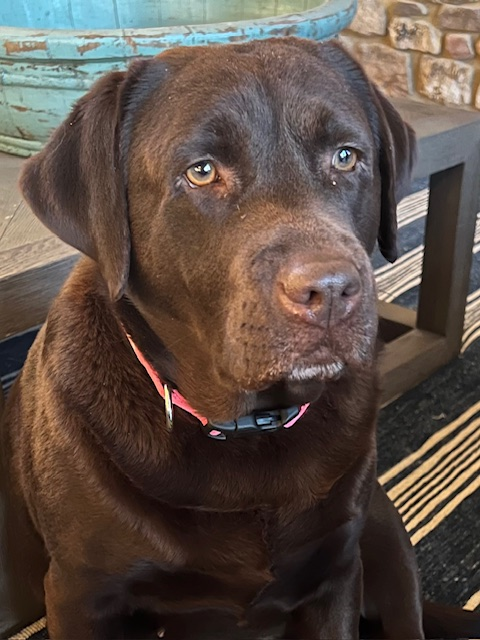
#> input picture backend/inspirenet-api/tests/Images/Rosie.jpg, 480 x 640 px
$ python -i enhanced_blackwhite.py   (imports and definitions only)
#> lines starting #> are read from the running program, lines starting #| are printed output that depends on the picture; after the words box and inside, x2 and y2 are one past the last pixel; in counts of white or black regions, pixels touching at a corner belong together
"""
Enhanced Black & White Effect - Ported from InSPyReNet
Streamlined Phase 1 Basic optimization for best performance/quality balance
Based on professional 35mm cinema processing with modern optimization
"""

import numpy as np
import cv2
import logging
from typing import Optional, Tuple
from PIL import Image
from dataclasses import dataclass

logger = logging.getLogger(__name__)


@dataclass
class EnhancedBWParams:
    """Parameters for Enhanced B&W effect"""
    contrast_boost: float = 1.12
    edge_strength: float = 0.9
    halation_strength: float = 0.12
    grain_strength: float = 0.08
    grain_size: float = 2.0
    preserve_highlights: bool = True
    # Tri-X spectral response weights [R, G, B]
    gray_weights: Tuple[float, float, float] = (0.18, 0.72, 0.10)


class EnhancedBlackWhitePipeline:
    """
    Enhanced Black & White processing pipeline.

    Optimized version ported from InSPyReNet - faster than Tri-X
    while maintaining professional film characteristics.

    Key optimizations vs Tri-X:
    - No sRGB linearization (saves ~20% time)
    - Gaussian unsharp instead of Sobel (saves ~30% time)
    - Simpler halation blend (saves ~10% time)
    """

    def __init__(self, params: Optional[EnhancedBWParams] = None):
        self.params = params or EnhancedBWParams()
        logger.info(f"Enhanced B&W Pipeline initialized (contrast={self.params.contrast_boost}, "
                   f"edge={self.params.edge_strength})")

    def process_array(self, image: np.ndarray) -> np.ndarray:
        """
        Process a BGR or BGRA numpy array through the Enhanced B&W pipeline.

        Args:
            image: Input image as numpy array (BGR or BGRA, uint8)

        Returns:
            Processed grayscale image as numpy array (uint8)
        """
        import time
        pipeline_start = time.time()

        # Handle alpha channel if present
        has_alpha = image.shape[2] == 4 if len(image.shape) == 3 else False
        alpha_channel = None

        if has_alpha:
            alpha_channel = image[:, :, 3].copy()
            image = image[:, :, :3]

        # Convert BGR to RGB for processing
        rgb_image = cv2.cvtColor(image, cv2.COLOR_BGR2RGB)

        # Normalize to float32
        image_float = rgb_image.astype(np.float32) / 255.0

        # ---------------------------------------------------------
        # STAGE 1: GRAYSCALE CONVERSION (Tri-X spectral response)
        # ---------------------------------------------------------
        gray = np.dot(image_float, self.params.gray_weights)

        # ---------------------------------------------------------
        # STAGE 2: FILM CHARACTERISTIC CURVE
        # ---------------------------------------------------------
        gray = self._film_curve(gray)

        # ---------------------------------------------------------
        # STAGE 3: EDGE ENHANCEMENT (Gaussian unsharp - faster than Sobel)
        # ---------------------------------------------------------
        gray = self._edge_enhancement(gray)

        # ---------------------------------------------------------
        # STAGE 4: HALATION EFFECT (OPTIMIZED - Phase 1)
        # ---------------------------------------------------------
        gray = self._halation(gray)

        # ---------------------------------------------------------
        # STAGE 5: FILM GRAIN
        # ---------------------------------------------------------
        gray = self._grain(gray)

        # ---------------------------------------------------------
        # STAGE 6: HIGHLIGHT PROTECTION
        # ---------------------------------------------------------
        if self.params.preserve_highlights:
            highlight_mask = gray > 0.9
            gray = np.where(highlight_mask, gray * 0.95 + 0.05, gray)

        # ---------------------------------------------------------
        # STAGE 7: FINAL OUTPUT
        # ---------------------------------------------------------
        final_gray = np.clip(gray * 255, 0, 255).astype(np.uint8)

        # If original had alpha, create grayscale with alpha
        if alpha_channel is not None:
            height, width = final_gray.shape
            result = np.zeros((height, width, 4), dtype=np.uint8)
            result[:, :, 0] = final_gray  # B
            result[:, :, 1] = final_gray  # G
            result[:, :, 2] = final_gray  # R
            result[:, :, 3] = alpha_channel  # A
        else:
            result = final_gray

        pipeline_elapsed = (time.time() - pipeline_start) * 1000
        logger.info(f"Enhanced B&W pipeline complete: {pipeline_elapsed:.0f}ms total (Phase 1 optimized)")

        return result

    def _film_curve(self, gray: np.ndarray) -> np.ndarray:
        """Authentic film response curve based on Tri-X research"""
        # Professional S-curve
        shadows = np.power(gray * 1.1, 1.25) * 0.92
        highlights = 1.0 - np.power((1.0 - gray) * 1.05, 0.75) * 0.95

        # Smooth blend at 40% gray
        blend_mask = np.clip((gray - 0.4 + 0.15) / 0.3, 0, 1)
        result = shadows * (1 - blend_mask) + highlights * blend_mask

        return np.clip(result * self.params.contrast_boost, 0, 1)

    def _edge_enhancement(self, gray: np.ndarray) -> np.ndarray:
        """Gaussian unsharp mask - faster than Sobel-based adaptive sharpening"""
        gaussian = cv2.GaussianBlur(gray, (5, 5), 1.2)
        edges = gray - gaussian

        # Parabolic mask: stronger in midtones
        edge_mask = 4 * gray * (1 - gray)

        return np.clip(gray + edges * self.params.edge_strength * edge_mask, 0, 1)

    def _halation(self, gray: np.ndarray) -> np.ndarray:
        """Optimized single-radius halation - 60% faster than dual-radius

        Phase 1 Optimization: Replaced dual-radius blur (21x21 + 9x9) with
        single optimized Gaussian (13x13 at sigma=4.0) for ~60% speedup
        while maintaining film-like glow quality.

        Original dual-radius implementation (4.5s) commented below for rollback:
        # halo_wide = cv2.GaussianBlur(bright_mask, (21, 21), 7.0) * 0.3
        # halo_tight = cv2.GaussianBlur(bright_mask, (9, 9), 2.5) * 0.7
        # combined_halo = (halo_wide + halo_tight) * self.params.halation_strength
        """
        import time
        start = time.time()

        # Create bright mask (threshold at 75% brightness)
        _, bright_mask = cv2.threshold(gray.astype(np.float32), 0.75, 1.0, cv2.THRESH_BINARY)

        # Single optimized Gaussian (replaces dual-radius approach)
        # 13x13 kernel at sigma=4.0 provides balanced glow
        # Expected: ~1.8s vs 4.5s (60% faster)
        halo = cv2.GaussianBlur(bright_mask, (13, 13), 4.0)

        # Apply with luminance masking (preserves shadows)
        luminance_mask = 1.0 - np.power(gray, 2.0)
        result = np.clip(gray + halo * self.params.halation_strength * luminance_mask, 0, 1)

        elapsed = (time.time() - start) * 1000
        logger.debug(f"Halation stage: {elapsed:.0f}ms")

        return result

    def _grain(self, gray: np.ndarray) -> np.ndarray:
        """Multi-layer film grain pattern"""
        import time
        start = time.time()

        height, width = gray.shape

        # Generate dual-layer grain
        grain_fine = np.random.normal(0, 0.4, (height, width)).astype(np.float32)
        grain_coarse = np.random.normal(0, 0.6, (height // 2, width // 2)).astype(np.float32)
        grain_coarse = cv2.resize(grain_coarse, (width, height), interpolation=cv2.INTER_LINEAR)

        combined_grain = grain_fine * 0.7 + grain_coarse * 0.3

        # Apply grain size blur if needed
        if self.params.grain_size > 1.0:
            blur_amount = (self.params.grain_size - 1.0) * 0.5
            kernel_size = max(3, int(blur_amount * 4) + 1)
            if kernel_size % 2 == 0:
                kernel_size += 1
            combined_grain = cv2.GaussianBlur(combined_grain, (kernel_size, kernel_size), blur_amount)

        # Stronger grain in shadows
        grain_mask = np.clip(1.2 - gray, 0.3, 1.0)
        combined_grain = combined_grain * grain_mask

        result = np.clip(gray + combined_grain * self.params.grain_strength, 0, 1)

        elapsed = (time.time() - start) * 1000
        logger.debug(f"Grain stage: {elapsed:.0f}ms")

        return result

    def process_pil(self, image: Image.Image) -> Image.Image:
        """
        Process a PIL Image through the Enhanced B&W pipeline.

        Args:
            image: Input PIL Image (RGB or RGBA)

        Returns:
            Processed PIL Image (L for grayscale, RGBA with alpha)
        """
        original_mode = image.mode
        has_alpha = original_mode in ('RGBA', 'LA')

        # Convert to numpy array
        if original_mode == 'RGBA':
            arr = np.array(image)
            arr = cv2.cvtColor(arr, cv2.COLOR_RGBA2BGRA)
        elif original_mode == 'RGB':
            arr = np.array(image)
            arr = cv2.cvtColor(arr, cv2.COLOR_RGB2BGR)
        elif original_mode == 'LA':
            rgba = image.convert('RGBA')
            arr = np.array(rgba)
            arr = cv2.cvtColor(arr, cv2.COLOR_RGBA2BGRA)
        elif original_mode == 'L':
            rgb = image.convert('RGB')
            arr = np.array(rgb)
            arr = cv2.cvtColor(arr, cv2.COLOR_RGB2BGR)
        else:
            rgb = image.convert('RGB')
            arr = np.array(rgb)
            arr = cv2.cvtColor(arr, cv2.COLOR_RGB2BGR)

        # Process through pipeline
        processed = self.process_array(arr)

        # Convert back to PIL
        if len(processed.shape) == 3 and processed.shape[2] == 4:
            processed_rgba = cv2.cvtColor(processed, cv2.COLOR_BGRA2RGBA)
            return Image.fromarray(processed_rgba, mode='RGBA')
        else:
            return Image.fromarray(processed, mode='L')


def apply_enhanced_blackwhite(
    image: Image.Image,
    contrast: float = 1.12,
    edge_strength: float = 0.9,
    halation: float = 0.12,
    grain: float = 0.08
) -> Image.Image:
    """
    Apply Enhanced Black & White effect to a PIL Image.

    This is the fast version - ~60% faster than Tri-X while maintaining
    professional film characteristics.

    Args:
        image: Input PIL Image (RGB or RGBA)
        contrast: Contrast boost factor (default: 1.12)
        edge_strength: Edge sharpening strength (default: 0.9)
        halation: Glow/halation strength (default: 0.12)
        grain: Film grain strength (default: 0.08)

    Returns:
        Processed PIL Image with transparent background preserved
    """
    params = EnhancedBWParams(
        contrast_boost=contrast,
        edge_strength=edge_strength,
        halation_strength=halation,
        grain_strength=grain
    )

    pipeline = EnhancedBlackWhitePipeline(params)
    return pipeline.process_pil(image)

>>> from PIL import Image
>>> picture = Image.open('../../../inspirenet-api/tests/Images/Rosie.jpg')
#> picture is the input picture: PIL image 480x640 RGB; mean R, G, B 93, 78.9, 70.6
>>> result = EnhancedBlackWhitePipeline().process_pil(picture)
#> in _film_curve, `shadows = np.power(gray * 1.1, 1.25) * 0.92`:
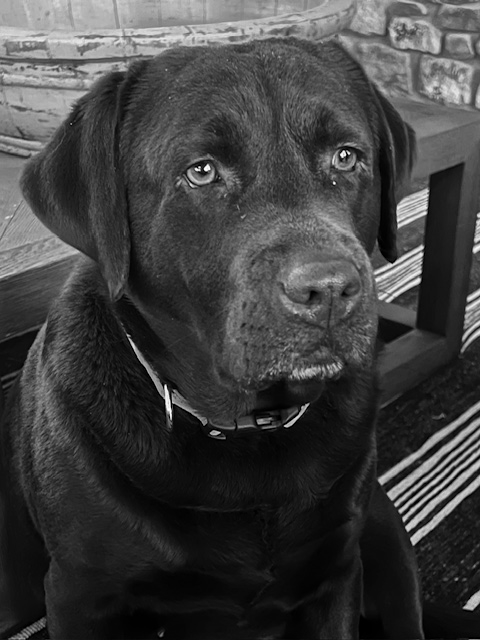
#> shadows: shape (640, 480) float64; min 0, max 1.03, mean 0.261; drawn with min black and max white
#> in _film_curve, `blend_mask = np.clip((gray - 0.4 + 0.15) / 0.3, 0, 1)`:
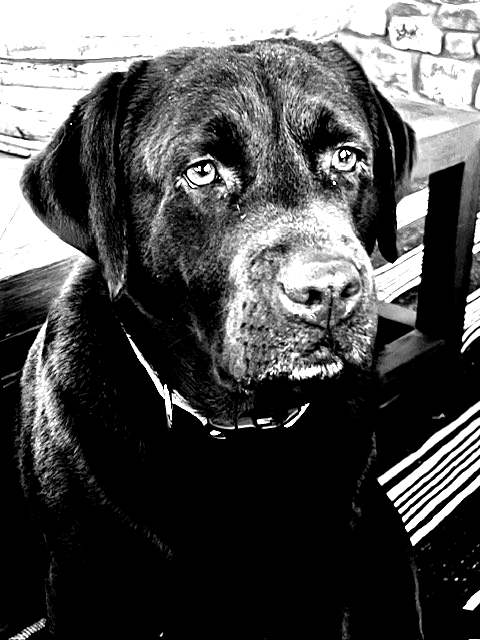
#> blend_mask: shape (640, 480) float64; min 0, max 1, mean 0.315
#> in _edge_enhancement, `edge_mask = 4 * gray * (1 - gray)`:
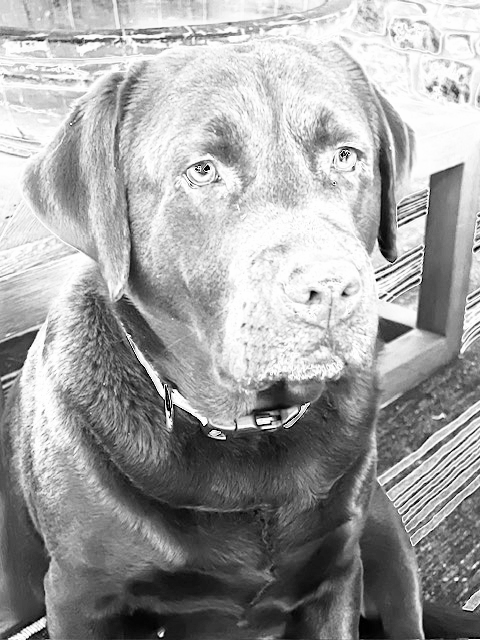
#> edge_mask: shape (640, 480) float64; min 0, max 1, mean 0.633
#> in _halation, `_, bright_mask = cv2.threshold(gray.astype(np.float32), 0.75, 1.0, cv2..`:
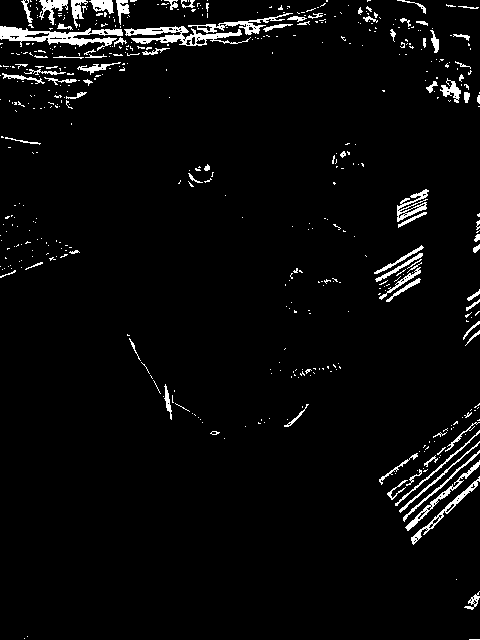
#> bright_mask: shape (640, 480) float32; values 0 (black) and 1 (white), 3.7% white; 501 white regions (418 under 20 px), largest, box (x1, y1, x2, y2) and area: (0, 26, 123, 51) 1219, (124, 26, 251, 46) 1008, (188, 13, 293, 35) 492
#> in _halation, `luminance_mask = 1.0 - np.power(gray, 2.0)`:
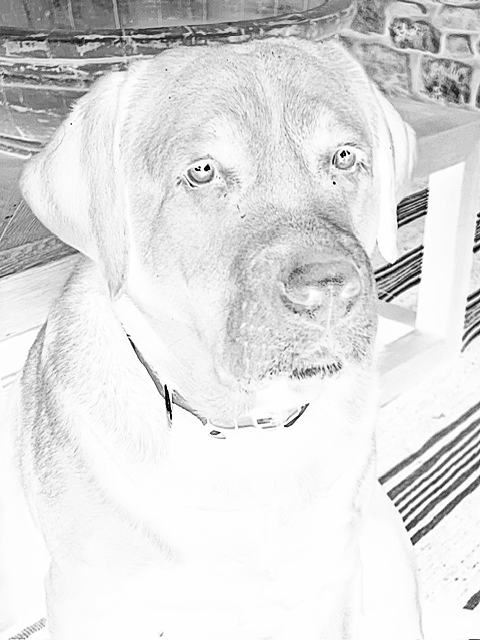
#> luminance_mask: shape (640, 480) float64; min 0, max 1, mean 0.874
#> in _grain, `combined_grain = combined_grain * grain_mask`:
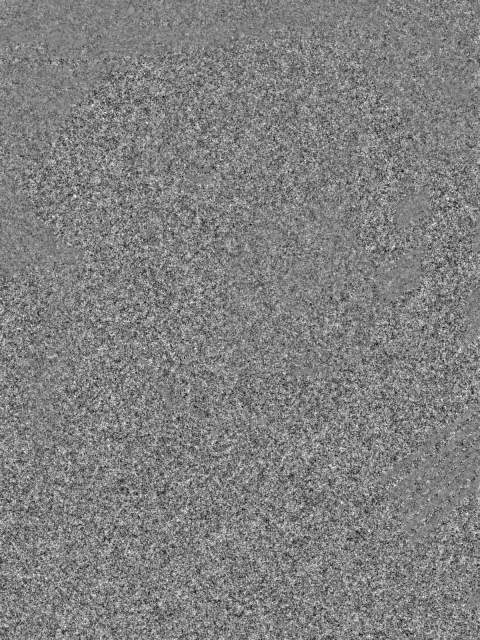
#> combined_grain: shape (640, 480) float64; min -0.882, max 0.869, mean 0.00158; drawn with min black and max white
#> in process_array, `highlight_mask = gray > 0.9`:
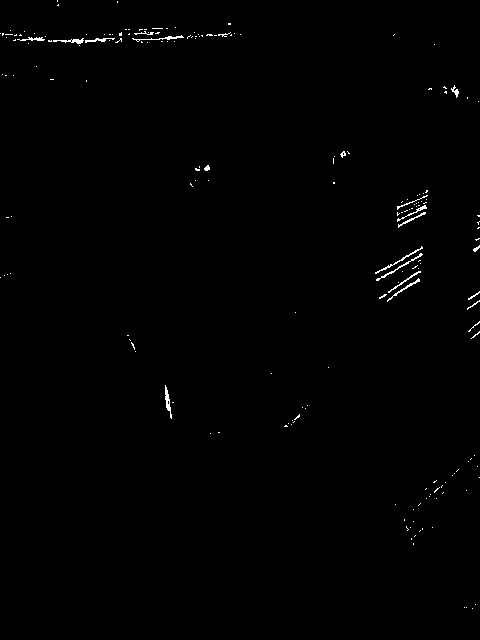
#> highlight_mask: shape (640, 480) bool; 0.52% white in thin lines or dots

$ run again, on backend/inspirenet-api/tests/Images/Squid.jpg
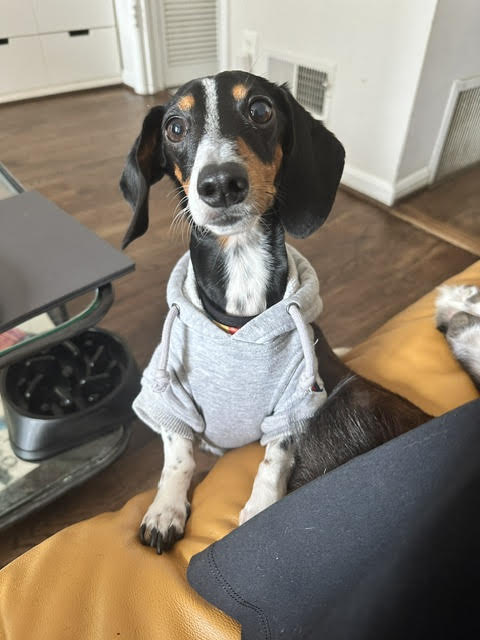
#> input picture backend/inspirenet-api/tests/Images/Squid.jpg, 480 x 640 px
#> picture is the input picture: PIL image 480x640 RGB; mean R, G, B 134, 125, 112.6
#> in _halation, `_, bright_mask = cv2.threshold(gray.astype(np.float32), 0.75, 1.0, cv2..`:
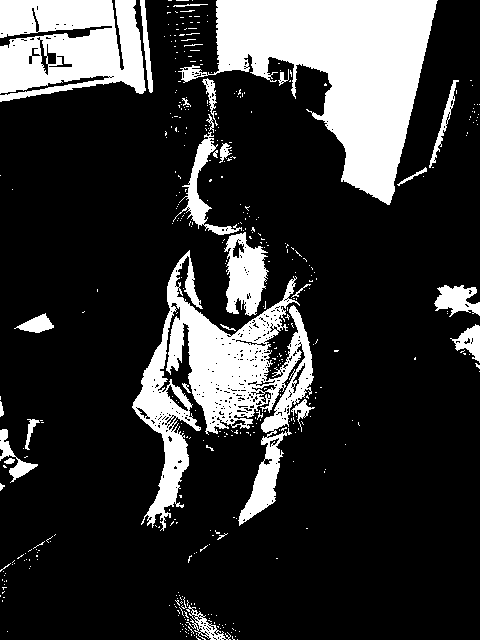
#> bright_mask: shape (640, 480) float32; values 0 (black) and 1 (white), 20.5% white; 421 white regions (390 under 20 px), largest, box (x1, y1, x2, y2) and area: (178, 0, 438, 205) 24010, (132, 250, 314, 531) 17847, (0, 0, 146, 102) 11283
#> in process_array, `highlight_mask = gray > 0.9`:
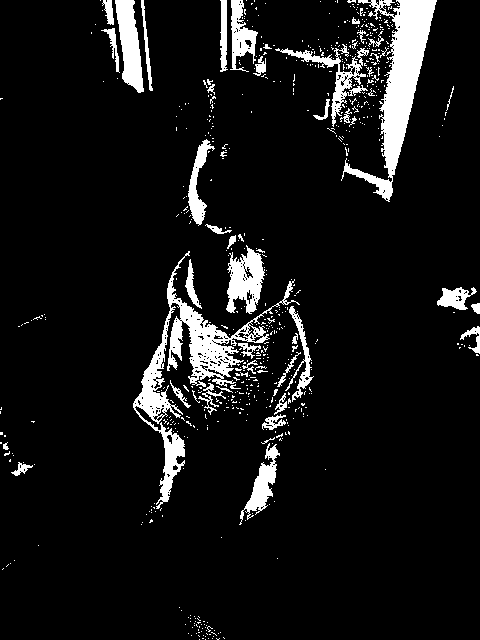
#> highlight_mask: shape (640, 480) bool; 8.4% white; 652 white regions (601 under 20 px), largest, box (x1, y1, x2, y2) and area: (133, 251, 300, 509) 6184, (341, 0, 437, 202) 5677, (115, 0, 144, 93) 1586

$ run again, on backend/inspirenet-api/tests/Images/Tex.jpeg
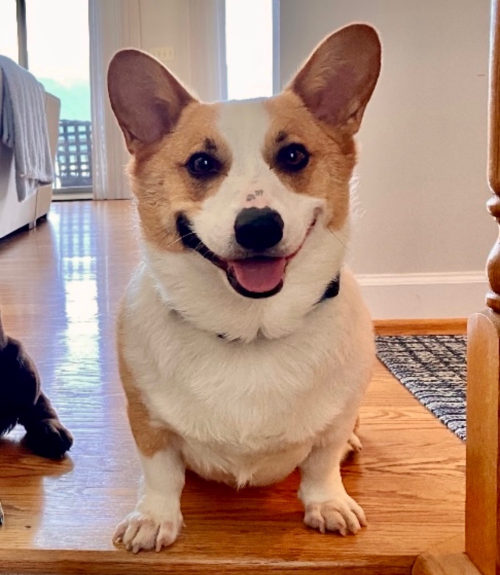
#> input picture backend/inspirenet-api/tests/Images/Tex.jpeg, 1000 x 1150 px (shown at 1/2 size)
#> picture is the input picture: PIL image 1000x1150 RGB; mean R, G, B 174.2, 141.1, 124.3
#> in _halation, `_, bright_mask = cv2.threshold(gray.astype(np.float32), 0.75, 1.0, cv2..`:
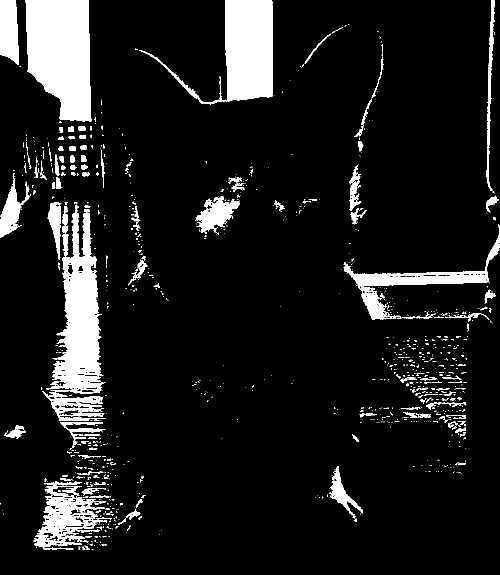
#> bright_mask: shape (1150, 1000) float32 (shown at 1/2 size); values 0 (black) and 1 (white), 10.3% white; 1032 white regions (866 under 20 px), largest, box (x1, y1, x2, y2) and area: (50, 0, 183, 243) 25633, (92, 418, 211, 787) 20401, (278, 0, 546, 209) 19366
#> in process_array, `highlight_mask = gray > 0.9`:
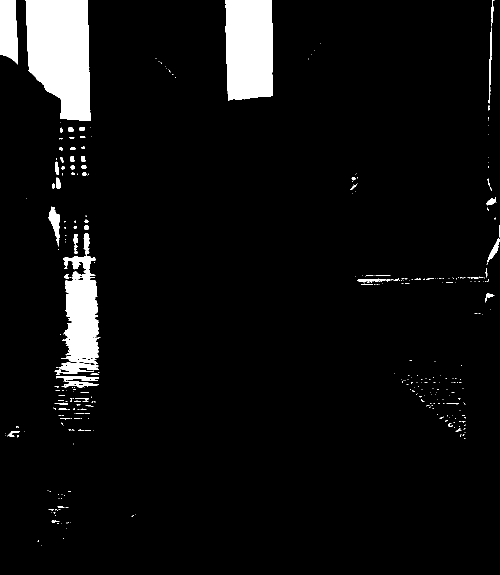
#> highlight_mask: shape (1150, 1000) bool (shown at 1/2 size); 5.8% white; 344 white regions (280 under 20 px), largest, box (x1, y1, x2, y2) and area: (51, 0, 182, 242) 25148, (451, 0, 545, 201) 18009, (109, 467, 201, 748) 12699
